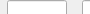
<?xml version='1.0' encoding='UTF-8'?> 
<ui version='4.0'>
 <class>Dialog</class>
 <widget class='QDialog' name='Dialog'>
      <property name='geometry'>
        <rect>
         <x>0</x>
         <y>0</y>
         <width>90</width>
         <height>14</height>
        </rect>
      </property>
  <property name='dl_rgb'>
   <string>Dialog</string>
  </property>
    <widget class='QLineEdit' name='IDC_EDIT1'>
      <property name='geometry'>
        <rect>
         <x>7</x>
         <y>0</y>
         <width>60</width>
         <height>30</height>
        </rect>
      </property>
      </widget>
    <widget class='QLineEdit' name='IDC_EDIT2'>
      <property name='geometry'>
        <rect>
         <x>82</x>
         <y>0</y>
         <width>60</width>
         <height>30</height>
        </rect>
      </property>
      </widget>
    <widget class='QLineEdit' name='IDC_EDIT3'>
      <property name='geometry'>
        <rect>
         <x>155</x>
         <y>0</y>
         <width>62</width>
         <height>30</height>
        </rect>
      </property>
      </widget>
      </widget>
   <resources/>
 <connections/>
</ui> 
